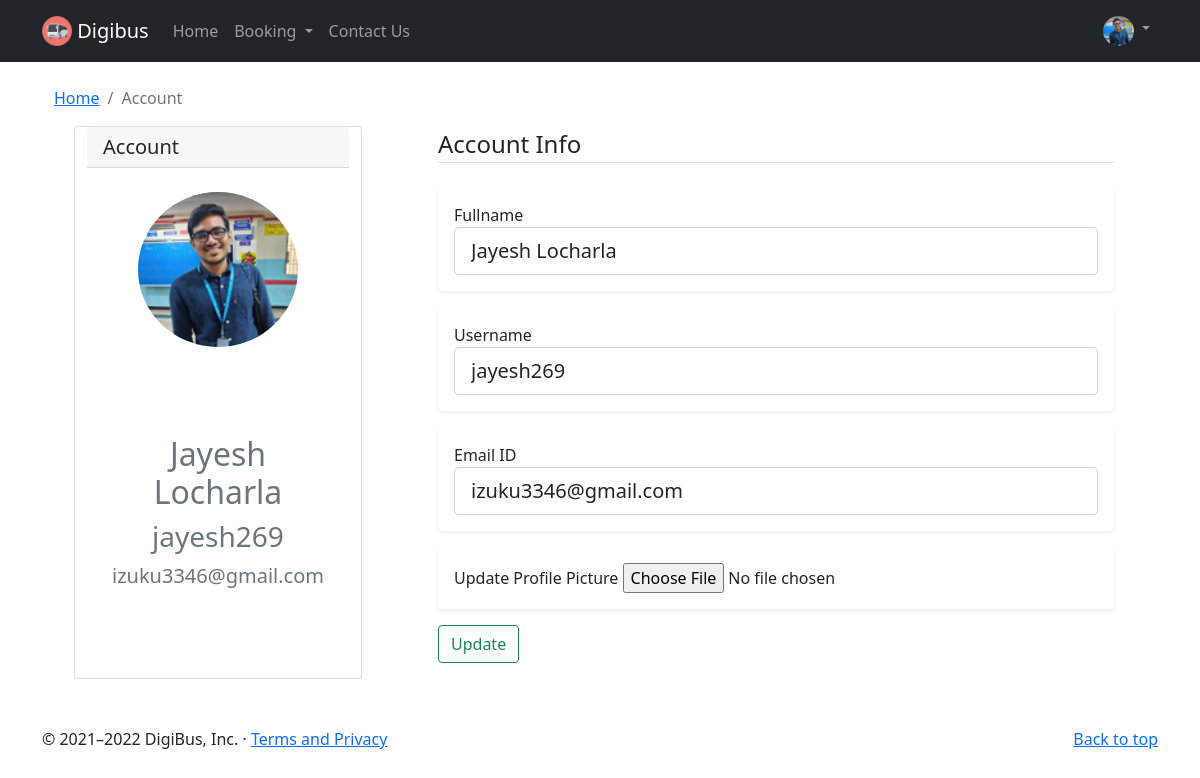
Page /account (signed in) on the committed database.
### flaskblog/models.py (models this page shows, shortened)
class User(db.Model, UserMixin):
    id = db.Column(db.Integer, primary_key=True)
    fullname = db.Column(db.String(30), nullable=False)
    username = db.Column(db.String(20), unique=True, nullable=False)
    email = db.Column(db.String(120), unique=True, nullable=False)
    image_file = db.Column(db.String(20), nullable=False, default = 'default1.jpg')
    password = db.Column(db.String(60), nullable=False)
    passes = db.relationship('Pass', backref='author', lazy=True)

### flaskblog/routes.py (the view)
@app.route("/account", methods=['GET', 'POST'])
@login_required
def account():
    form = UpdateAccountForm()
    if form.validate_on_submit():
        if form.picture.data:
            picture_file = save_picture(form.picture.data)
            current_user.image_file = picture_file
        current_user.fullname = form.fullname.data
        current_user.username = form.username.data
        current_user.email = form.email.data
        db.session.commit()
        flash('Your account has been updated!', 'success')
        return redirect(url_for('account'))
    elif request.method == 'GET':
        form.fullname.data = current_user.fullname
        form.username.data = current_user.username
        form.email.data = current_user.email
    image_file = url_for('static', filename='profile_pics/' + current_user.image_file)
    return render_template('account.html', title='Account', image_file=image_file, form=form)

### flaskblog/forms.py (shortened to what this page needs)
class UpdateAccountForm(FlaskForm):
    fullname = StringField('Fullname', validators=[DataRequired()])
    username = StringField('Username', validators=[DataRequired(), Length(min=2, max=18)])
    email = StringField('Email ID',validators=[DataRequired(), Email()])
    picture = FileField('Update Profile Picture', validators=[FileAllowed(['jpg', 'png'])])
    submit = SubmitField('Update')

### flaskblog/models.py (called while the page is built)
@login_manager.user_loader
def load_user(user_id):
    return User.query.get(int(user_id))

### flaskblog/templates/account.html (shortened to what this page needs)
{% extends "layout1.html" %}
{% block content %}
<div class="container">
  <div class="mt-4">
    <nav aria-label="breadcrumb">
        <ol class="breadcrumb">
            <li class="breadcrumb-item"><a href="{{ url_for('home') }}">Home</a></li>
            <li class="breadcrumb-item active" aria-current="page">Account</li>
        </ol>
    </nav>
  </div>
  <div class="row">
    <div class="card mx-auto" style="width: 18rem;">
      <h5 class="card-header">Account</h5>
      <img src="{{ image_file }}" class="rounded-circle account-img mx-auto my-4" style="width: 10rem;">
      <div class="card-body text-center my-5">
        <h2 class="account-heading text-muted">{{ current_user.fullname }}</h2>
        <h3 class="account-heading text-muted">{{ current_user.username }}</h3>
        <p class="text-secondary fs-5">{{ current_user.email }}</p>
      </div>
    </div>
    <div class="mx-auto" style="max-width: 700px;">
      <form method="POST" action="" enctype="multipart/form-data">
            <fieldset class="form-group">
                <legend class="border-bottom mb-4">Account Info</legend>
                <div class="form-group shadow-sm p-3 mb-3 bg-body rounded">
                    {{ form.fullname.label(class="form-control-label") }}
                    {% if form.fullname.errors %}
                        {{ form.fullname(class="form-control form-control-lg is-invalid") }}
                        <div class="invalid-feedback">
                            {% for error in form.fullname.errors %}
                                <span>{{ error }}</span>
                            {% endfor %}
                        </div>
                    {% else %}
                        {{ form.fullname(class="form-control form-control-lg") }}
                    {% endif %}
                </div>
                <div class="form-group shadow-sm p-3 mb-3 bg-body rounded">
                    {{ form.username.label(class="form-control-label") }}
                    {% if form.username.errors %}
                        {{ form.username(class="form-control form-control-lg is-invalid") }}
                        <div class="invalid-feedback">
                            {% for error in form.username.errors %}
                                <span>{{ error }}</span>
                            {% endfor %}
                        </div>
                    {% else %}
                        {{ form.username(class="form-control form-control-lg") }}
                    {% endif %}
                </div>
                <div class="form-group shadow-sm p-3 mb-3 bg-body rounded">
                    {{ form.email.label(class="form-control-label") }}
                    {% if form.email.errors %}
                        {{ form.email(class="form-control form-control-lg is-invalid") }}
                        <div class="invalid-feedback">
                            {% for error in form.email.errors %}
                                <span>{{ error }}</span>
                            {% endfor %}
                        </div>
                    {% else %}
                        {{ form.email(class="form-control form-control-lg") }}
                    {% endif %}
                </div>
                <div class="form-group shadow-sm p-3 mb-3 bg-body rounded">
                    {{ form.picture.label() }}
                    {{ form.picture(class="form-control-file") }}
                </div>
            <div class="form-group mb-3">
                {{ form.submit(class="btn btn-outline-success") }}
            </div>
      </form>
    </div>
  </div>
</div>
{% endblock content %}

### flaskblog/templates/layout1.html (style rules this page uses)
body { padding-top: 62px; }

### rows in the picture
User: fullname "Jayesh Locharla", username "jayesh269", email "izuku3346@gmail.com"
